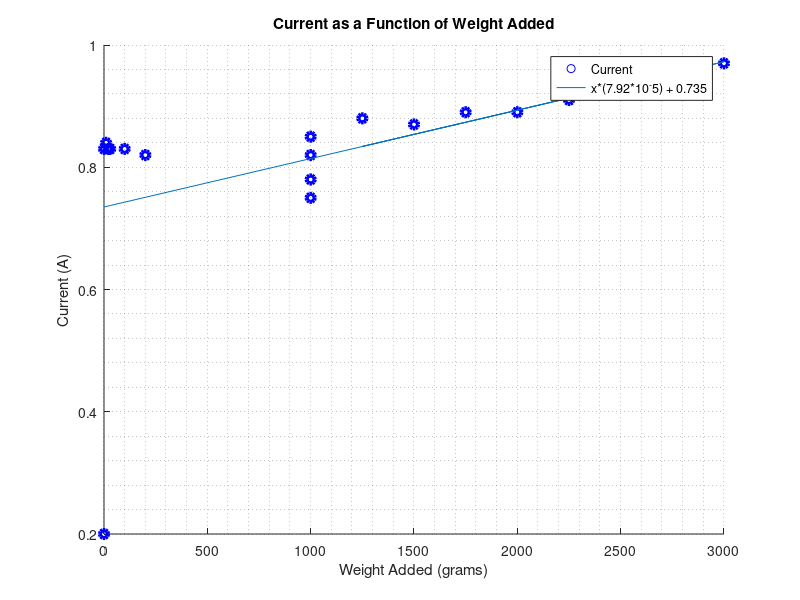
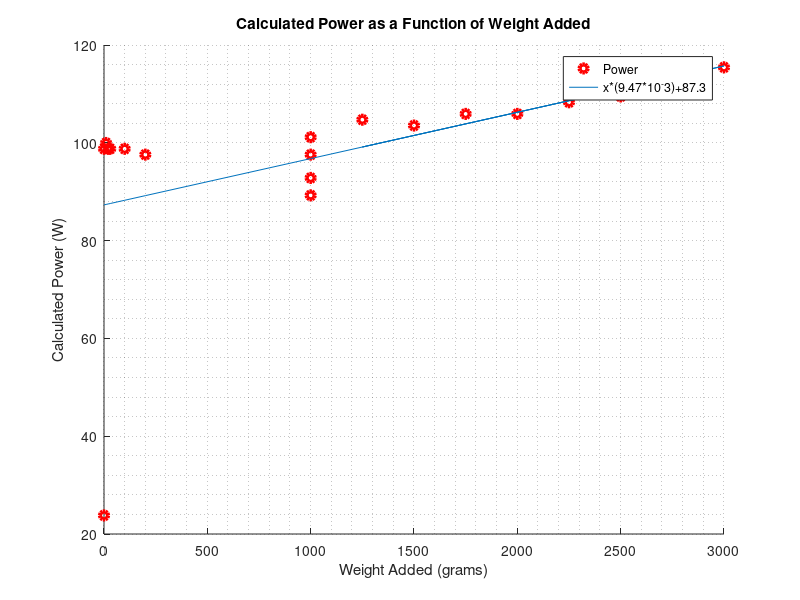

These charts were generated, in order, by the following MATLAB code:
% lab 4 part 1

clc, clear, close all;
format long;

% static variables
voltage = ones(19,1)*119; % volts
bar_length = 0.24; % meters

% data sets
weight = dlmread('weights.txt');
current = dlmread('current.txt');

n = length(weight);

printf("     ======================================================================\n")
printf("     Voltage (V)    |       Current (A)        |    Calculated Power (W)\n")
printf("     --------       |       --------           |    -------------------\n")

for i = 1:n
  calc_power(i) = voltage(i)*current(i);
  printf("    %.4f        |        %.4f            |        %.4f\n",voltage(i),current(i),calc_power(i))
endfor

% trendline equations
x = weight;
for i = 1:n
y1(i) = x(i)*(7.92*10^-5) + 0.735;
y2(i) = x(i)*(9.47*10^-3)+87.3;
endfor

% figures
figure(1)
hold on
grid minor on
scatter(weight,current, 'b', 'linewidth', 3)
plot(x,y1)
title("Current as a Function of Weight Added")
xlabel("Weight Added (grams)")
ylabel("Current (A)")
legend('Current', "x*(7.92*10^-5) + 0.735")
hold off

figure(2)
hold on
grid minor on
plot(weight,calc_power,'ro','linewidth',3)
plot(x,y2)
title("Calculated Power as a Function of Weight Added")
xlabel('Weight Added (grams)')
ylabel('Calculated Power (W)')
legend('Power', "x*(9.47*10^-3)+87.3")
hold off

